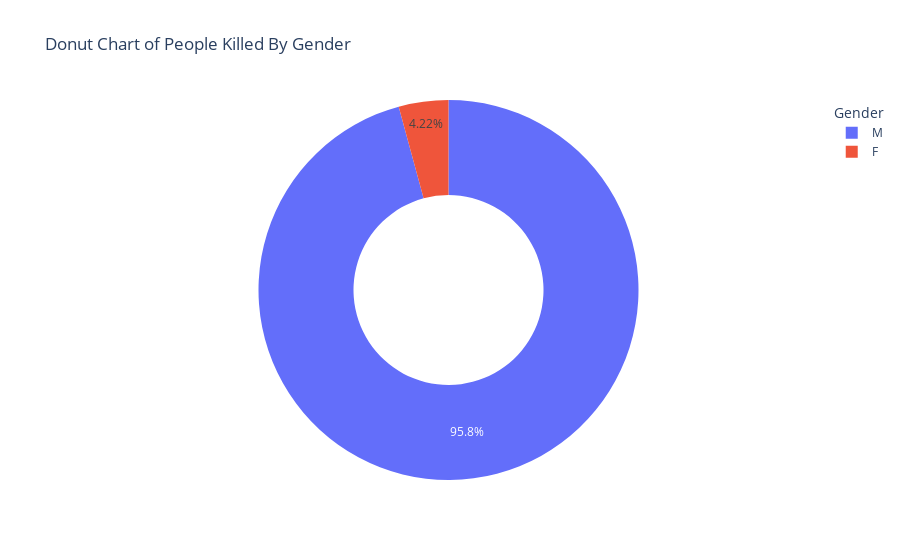

The cell this chart's notebook holds for it:
### Code cell
fig = go.Figure(data=[go.Pie(labels=gender_fatalities.index, values=gender_fatalities.values, hole=0.5)])
fig.update_layout(title='Donut Chart of People Killed By Gender', legend=dict(title='Gender'))

### Figure 1 — Plotly figure (JSON) as saved in the notebook; plotly's stock layout.template omitted (floating-point values rounded to 4 significant figures)
{"data": [{"hole": 0.5, "labels": ["M", "F"], "type": "pie", "values": [2428, 107]}], "layout": {"legend": {"title": {"text": "Gender"}}, "title": {"text": "Donut Chart of People Killed By Gender"}}}
